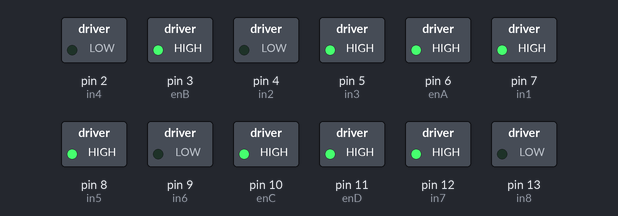
A sketch run on a simulated Arduino Uno, built with avr-gcc and run on an emulated ATmega328P. On the bench: switched loads named in the sketch (green lamp = pin HIGH).

Above: at 0.1 s.
At 4.1 s:
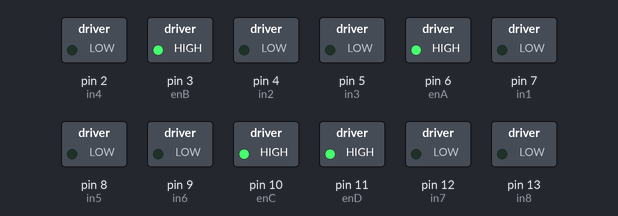
At 7.55 s:
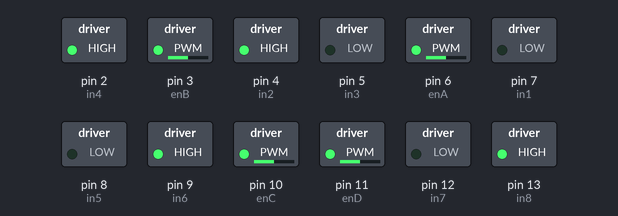
At 15.3 s:
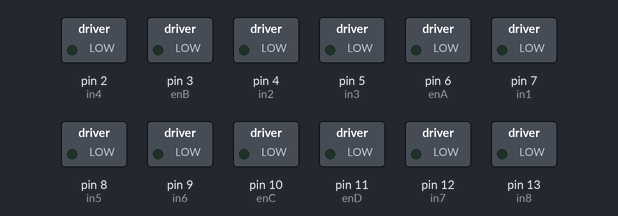
At 25.01 s:
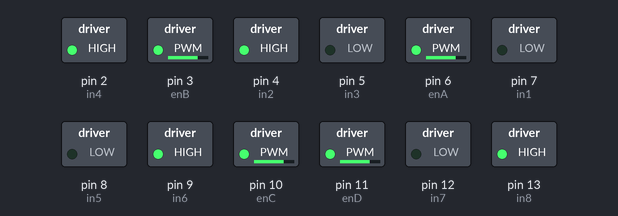
At 34.6 s:
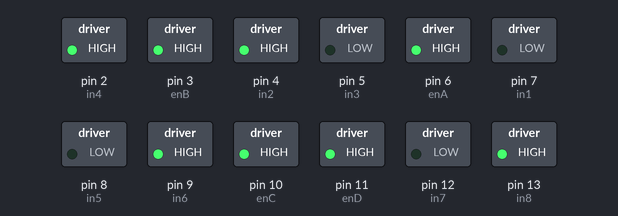
Timing chart, 0 to 40.0 s (numbered marks = the images above):
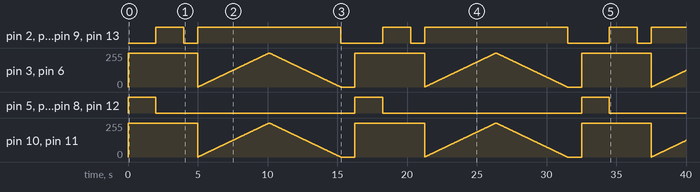

The sketch:

code_tinkercad.ino
```cpp
// Motor A connections
int enA = 6;
int in1 = 7;
int in2 = 4;
// Motor B connections
int enB = 3;
int in3 = 5;
int in4 = 2;
// Motor C connections
int enC = 10;
int in5 = 8;
int in6 = 9;
// Motor D connections
int enD = 11;
int in7 = 12;
int in8 = 13;

void setup() {
    // Set all the motor control pins to outputs
    pinMode(enA, OUTPUT);
    pinMode(enB, OUTPUT);
    pinMode(enC, OUTPUT);
    pinMode(enD, OUTPUT);
    pinMode(in1, OUTPUT);
    pinMode(in2, OUTPUT);
    pinMode(in3, OUTPUT);
    pinMode(in4, OUTPUT);
    pinMode(in5, OUTPUT);
    pinMode(in6, OUTPUT);
    pinMode(in7, OUTPUT);
    pinMode(in8, OUTPUT);

    // Turn off motors - Initial state
    digitalWrite(in1, LOW);
    digitalWrite(in2, LOW);
    digitalWrite(in3, LOW);
    digitalWrite(in4, LOW);
    digitalWrite(in5, LOW);
    digitalWrite(in6, LOW);
    digitalWrite(in7, LOW);
    digitalWrite(in8, LOW);
}

void loop() {
    directionControl();
    delay(1000);
    speedControl();
    delay(1000);
}

// This function lets you control spinning direction of motors
void directionControl() {
    // Set motors to maximum speed
    // For PWM maximum possible values are 0 to 255
    analogWrite(enA, 255);
    analogWrite(enB, 255);
    analogWrite(enC, 255);
    analogWrite(enD, 255);

    // Turn on motors A, B, C & D
    digitalWrite(in1, HIGH);
    digitalWrite(in2, LOW);
    digitalWrite(in3, HIGH);
    digitalWrite(in4, LOW);
    digitalWrite(in5, HIGH);
    digitalWrite(in6, LOW);
    digitalWrite(in7, HIGH);
    digitalWrite(in8, LOW);
    delay(2000);

    // Now change motor directions
    digitalWrite(in1, LOW);
    digitalWrite(in2, HIGH);
    digitalWrite(in3, LOW);
    digitalWrite(in4, HIGH);
    digitalWrite(in5, LOW);
    digitalWrite(in6, HIGH);
    digitalWrite(in7, LOW);
    digitalWrite(in8, HIGH);
    delay(2000);

    // Turn off motors
    digitalWrite(in1, LOW);
    digitalWrite(in2, LOW);
    digitalWrite(in3, LOW);
    digitalWrite(in4, LOW);
    digitalWrite(in5, LOW);
    digitalWrite(in6, LOW);
    digitalWrite(in7, LOW);
    digitalWrite(in8, LOW);
}

// This function lets you control speed of the motors
void speedControl() {
    // Turn on motors
    digitalWrite(in1, LOW);
    digitalWrite(in2, HIGH);
    digitalWrite(in3, LOW);
    digitalWrite(in4, HIGH);
    digitalWrite(in5, LOW);
    digitalWrite(in6, HIGH);
    digitalWrite(in7, LOW);
    digitalWrite(in8, HIGH);

    // Accelerate from zero to maximum speed
    for (int i = 0; i < 256; i++) {
        analogWrite(enA, i);
        analogWrite(enB, i);
        analogWrite(enC, i);
        analogWrite(enD, i);
        delay(20);
    }

    // Decelerate from maximum speed to zero
    for (int i = 255; i >= 0; --i) {
        analogWrite(enA, i);
        analogWrite(enB, i);
        analogWrite(enC, i);
        analogWrite(enD, i);
        delay(20);
    }

    // Now turn off motors
    digitalWrite(in1, LOW);
    digitalWrite(in2, LOW);
    digitalWrite(in3, LOW);
    digitalWrite(in4, LOW);
    digitalWrite(in5, LOW);
    digitalWrite(in6, LOW);
    digitalWrite(in7, LOW);
    digitalWrite(in8, LOW);
}
```

Measured:
- by itself, pin 2 (in4), pin 4 (in2), pin 9 (in6), pin 13 (in8): repeats every 16.3 s: LOW 1.0 s, HIGH 10.3 s, LOW 3.0 s, HIGH 2.0 s
- by itself, pin 5 (in3), pin 7 (in1), pin 8 (in5), pin 12 (in7): alternates HIGH for 2.0 s and LOW for 14.3 s
